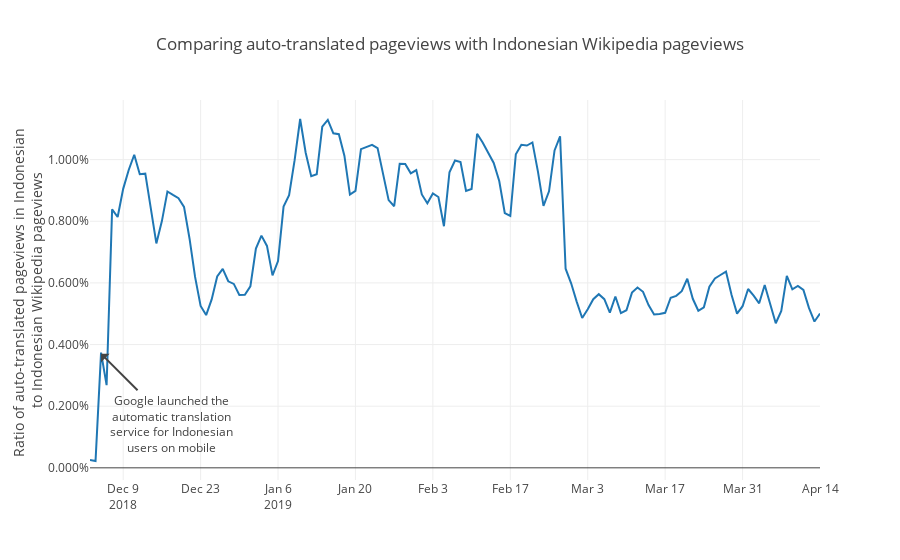

Source (notebook cell):
### Markdown cell above
### C. Comparing auto-translated pageviews with Indonesian Wikipedia pageviews<a class="anchor" id="pageviews_auto_idwiki"></a>
[Back to Table of Contents](#toc)

### Code cell
idwiki_pageviews = wiki_pageviews[wiki_pageviews.is_id].groupby('date', as_index = False)['pageviews'].sum()
compare_pv_id = pageviews[(pageviews.initiation_method == 'Automatic translation from search result page') & pageviews.is_id].groupby('date',as_index = False)['pageviews'].sum() \
.merge(idwiki_pageviews, on='date')
compare_pv_id = compare_pv_id.set_index('date')
compare_pv_id['Ratio of auto-translated pageviews to Indonesian Wikipedia pageviews'] = compare_pv_id['pageviews_x'].div(compare_pv_id['pageviews_y'])
fig = {
    'data': [{
    'x': compare_pv_id.index,
    'y': compare_pv_id['Ratio of auto-translated pageviews to Indonesian Wikipedia pageviews'],
    'name': 'Ratio of auto-translated pageviews to Indonesian Wikipedia pageviews'
    }],
    'layout': {
        'yaxis': {'title': "Ratio of auto-translated pageviews in Indonesian <br>to Indonesian Wikipedia pageviews",
                 'tickformat': ',.3%'},
        'title': {'text': 'Comparing auto-translated pageviews with Indonesian Wikipedia pageviews'},
        'margin':{'l': 90},
        #'legend': {'x': 0, 'y': -0.25},
        'hoverlabel': {'namelength' : -1},
        'annotations': [{'x':'2018-12-05', 'y':0.0037, 'text':'Google launched the<br>automatic translation<br>service for Indonesian<br>users on mobile',
                        'ax': 70, 'ay': 70}]
    }
}
plotly.offline.iplot(fig)

### Figure 1 — Plotly figure (JSON) as saved in the notebook; plotly's stock layout.template omitted (floating-point values rounded to 4 significant figures; data arrays with more than 128 entries replaced by an {"elided": "..."} marker saying what was removed)
{"data": [{"name": "Ratio of auto-translated pageviews to Indonesian Wikipedia pageviews", "type": "scatter", "uid": "6935f440-5e8a-4c87-885e-9868ac0a66ba", "x": {"elided": "133 str values"}, "y": {"elided": "133 float values"}}], "layout": {"annotations": [{"ax": 70, "ay": 70, "text": "Google launched the<br>automatic translation<br>service for Indonesian<br>users on mobile", "x": "2018-12-05", "y": 0.0037}], "hoverlabel": {"namelength": -1}, "margin": {"l": 90}, "title": {"text": "Comparing auto-translated pageviews with Indonesian Wikipedia pageviews"}, "yaxis": {"tickformat": ",.3%", "title": {"text": "Ratio of auto-translated pageviews in Indonesian <br>to Indonesian Wikipedia pageviews"}}}}
